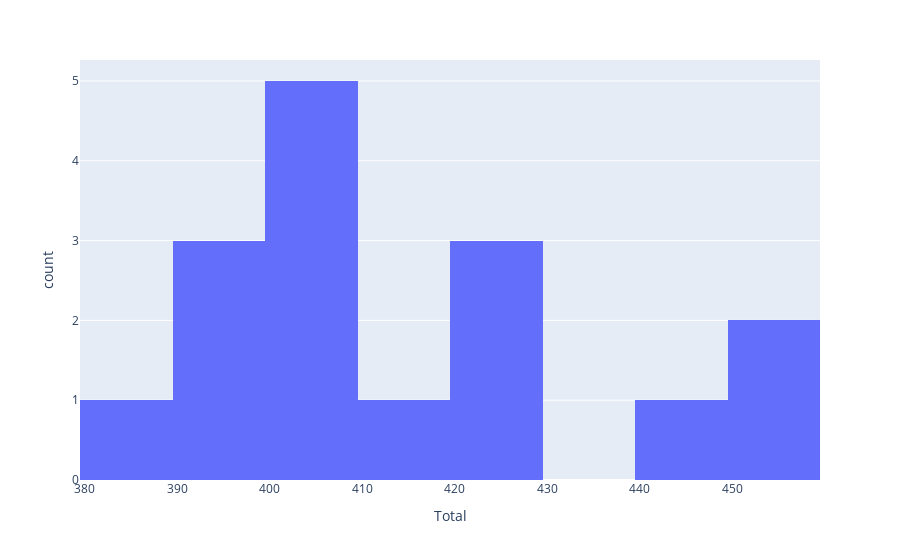

Source (notebook cell):
### Code cell
px.histogram(df, x='Total', nbins=10)

### Figure 1 — Plotly figure (JSON) as saved in the notebook; plotly's stock layout.template omitted (floating-point values rounded to 4 significant figures)
{"data": [{"alignmentgroup": "True", "bingroup": "x", "hovertemplate": "Total=%{x}<br>count=%{y}<extra></extra>", "legendgroup": "", "marker": {"color": "#636efa", "pattern": {"shape": ""}}, "name": "", "nbinsx": 10, "offsetgroup": "", "orientation": "v", "showlegend": false, "type": "histogram", "x": [446, 391, 429, 406, 417, 407, 395, 400, 426, 407, 390, 456, 422, 386, 452, 400], "xaxis": "x", "yaxis": "y"}], "layout": {"autosize": true, "barmode": "relative", "legend": {"tracegroupgap": 0}, "margin": {"t": 60}, "xaxis": {"anchor": "y", "autorange": true, "domain": [0, 1], "range": [379.5, 459.5], "title": {"text": "Total"}, "type": "linear"}, "yaxis": {"anchor": "x", "autorange": true, "domain": [0, 1], "range": [0, 5.263], "title": {"text": "count"}}}}
